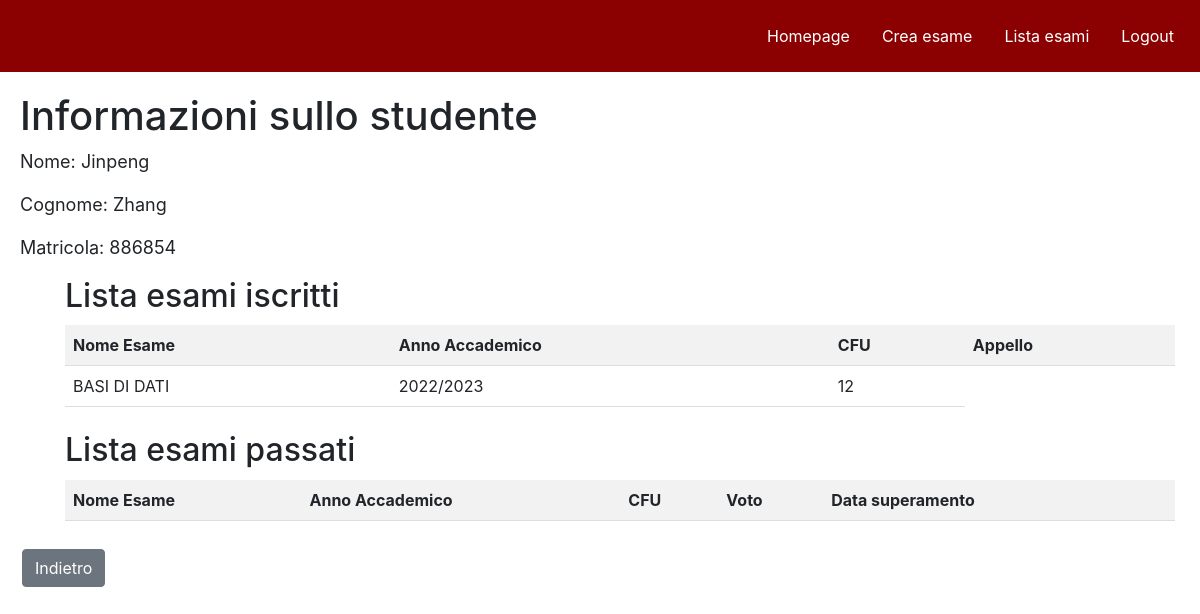
The page /student_page/886854 (signed in) on the database its author committed.
### db_setup.py (models this page shows, shortened)
class Studente( db.Model):
    idS = db.Column(db.Integer, primary_key=True, unique = True)
    nome = db.Column(db.String(100))
    cognome = db.Column(db.String(100))

class Esame( db.Model):
    idE = db.Column(db.String(100), primary_key=True, unique = True)
    nome = db.Column(db.String(100))
    anno_accademico = db.Column(db.String(100))
    cfu = db.Column(db.Integer)

### routes.py (the view)
@bp.route('/student_page/<int:idS>', methods=['GET'])
@login_required
def student_page(idS):
    from db_setup import Studente, Esame, Prova, db, Appelli, Registrazione_esame
    studente = db.session.query(Studente).filter_by(idS=idS).first()
    lista_esami_iscritti = (
        db.session.query(Esame)
        .join(Prova, Esame.idE == Prova.idE)
        .join(Appelli)
        .filter(Appelli.idS == idS, Appelli.idP == Prova.idP, Appelli.stato_superamento == False)
        .all()
    )
    lista_esami_passati = (
        db.session.query(Esame)
        .join(Prova, Esame.idE == Prova.idE)
        .join(Appelli)
        .filter(Appelli.idS == idS, Appelli.idP == Prova.idP, Appelli.stato_superamento == True)
        .group_by(Esame.idE)
        .having(func.sum(Prova.percentuale) == 100)
        .all()
    )
    return flask.render_template('student_page.html', studente=studente, lista_esami_iscritti=lista_esami_iscritti, lista_esami_passati=lista_esami_passati)

### routes.py (called while the page is built)
@login_manager.user_loader
def load_user(user_id):
    from db_setup import Docente
    return Docente.query.get(user_id)

### app/templates/student_page.html (shortened to what this page needs)
<!DOCTYPE html>
<html lang="en">
<head>
    <link rel="stylesheet" href="../static/student_page.css">
    <link rel="stylesheet" href="../static/navbar.css">
    <link rel="stylesheet" href="../static/goback.css">
    <link rel="stylesheet" href="https://stackpath.bootstrapcdn.com/bootstrap/4.5.2/css/bootstrap.min.css">
</head>
<body>
    <ul>
        <li style="float:right"><a href="{{ url_for('routes.login') }}">Logout</a></li>
        <li style="float:right"><a href="{{ url_for('routes.view_exams') }}">Lista esami</a></li>
        <li style="float:right"><a href="{{ url_for('routes.create_exam') }}">Crea esame</a></li>
        <li style="float:right"><a href="{{ url_for('routes.homepage') }}">Homepage</a></li>
    </ul>
    <div id="Studente">
        <h1> Informazioni sullo studente</h1>
    </div>
    <div id="Student_info">
        <p>Nome: {{ studente.nome }}</p>
        <p>Cognome: {{ studente.cognome }}</p>
        <p>Matricola: {{ studente.idS }}</p>
    </div>
    <div id="Lista_esami_iscritti" class="container">
        <h2>Lista esami iscritti</h2>
        <table>
            <thead>
                <tr>
                    <th>Nome Esame</th>
                    <th>Anno Accademico</th>
                    <th>CFU</th>
                    <th>Appello</th>
                </tr>
            </thead>
            <tbody>
                {% for esame in lista_esami_iscritti %}
                    <tr>
                        <td>{{ esame.nome }}</td>
                        <td>{{ esame.anno_accademico }}</td>
                        <td>{{ esame.cfu }}</td>
                    </tr>
                {% endfor %}
            </tbody>
        </table>
    </div>
    <br>
    <div id="Lista_esami_passati" class="container">
        <h2>Lista esami passati</h2>
        <table>
            <thead>
                <tr>
                    <th>Nome Esame</th>
                    <th>Anno Accademico</th>
                    <th>CFU</th>
                    <th>Voto</th>
                    <th>Data superamento</th>
                    <th></th>
                </tr>
            </thead>
        </table>
    </div>
    <br>
    <button id="goback" onclick="goBack()" class="button-goback btn btn-secondary">Indietro</button>
</body>
</html>

### app/static/student_page.css (style rules this page uses)
#Studente { margin-top: 20px; padding-left: 20px; }
#Student_info, #Lista_esami_iscritti, #Lista_esami_passati { position: relative; left:20px; }
p { font-size: 18px; margin-bottom: 10px; }
table { border-collapse: collapse; width: 100%; margin-top: 10px; }
th, td { padding: 8px; text-align: left; border-bottom: 1px solid #ddd; }
th { background-color: #f2f2f2; font-weight: bold; }

### app/static/navbar.css (style rules this page uses)
body { background-color: #f2f2f2; font-family: Arial, sans-serif; margin: 0; padding: 0; }
ul { padding: 10px; background-color: #8B0000; list-style-type: none; margin: 0; overflow: hidden; }
li { float: left; }
li a { color: #fff; text-align: center; display: block; padding: 14px 16px; text-decoration: none; }

### app/static/goback.css (style rules this page uses)
.button-goback { background-color: #f44336; color: white; border: none; padding: 10px 20px; text-align: center; text-decoration: none; display: inline-block; font-size: 16px; margin: 4px 2px; cursor: pointer; position: relative; left: 20px; }

### rows shown on the page
Studente: nome "Jinpeng", cognome "Zhang", idS "886854"
Esame: nome "BASI DI DATI", anno_accademico "2022/2023", cfu "12"
